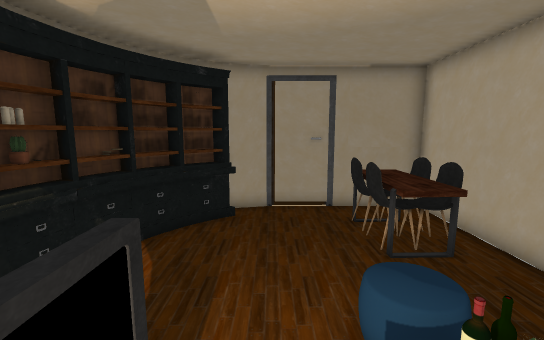
View 1 (above)

13 first-person views from a walk through a scene from a Unity 3-D project. The camera is 1.5 m above the floor, tilts 8° down and sees 90° across. The floor is counted in squares, 0.5 m on a side. Each view is taken from the middle of a square. On the plan, view 1 faces up. The plan holds only what a view shows up to about 20 squares ahead; the rest is blank.

View 2
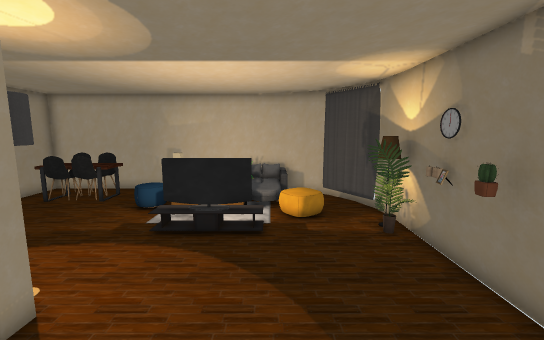

View 3
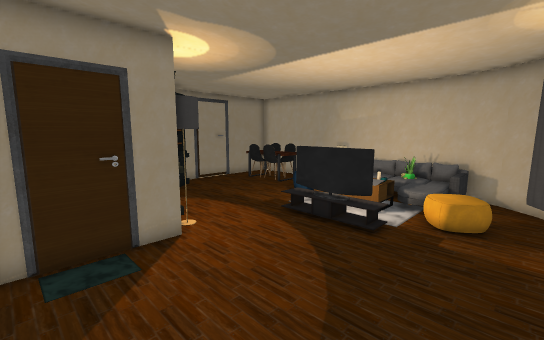

View 4
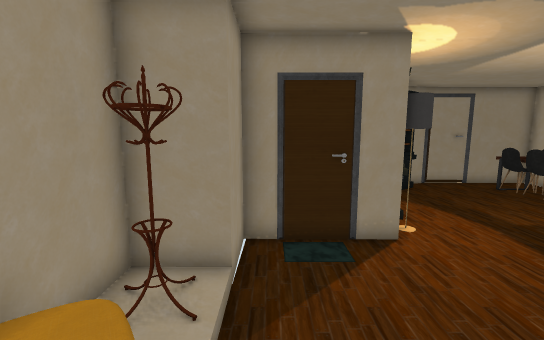

View 5
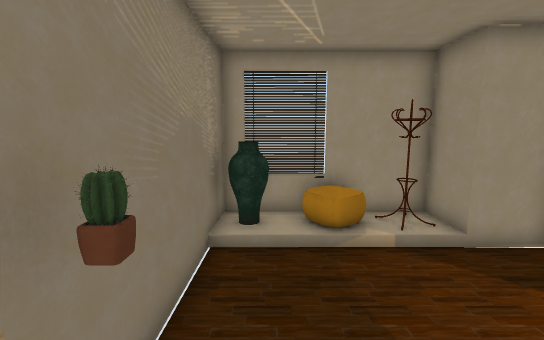

View 6
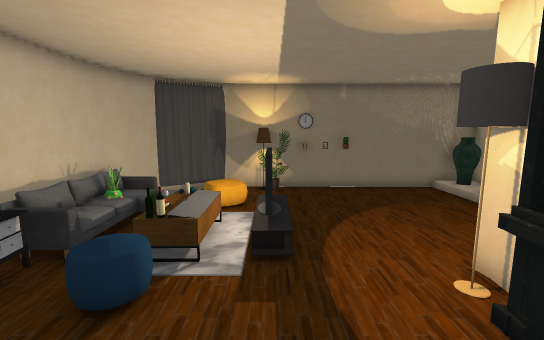

View 7
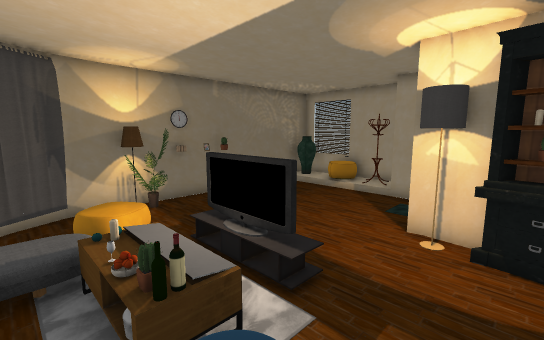

View 8
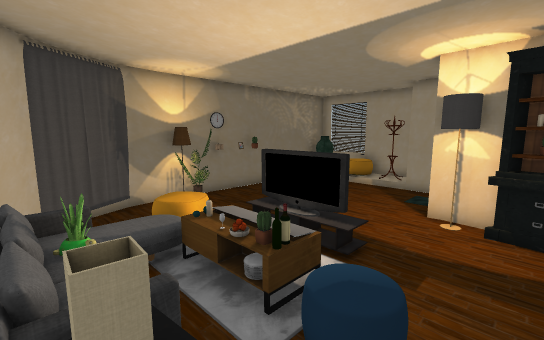

View 9
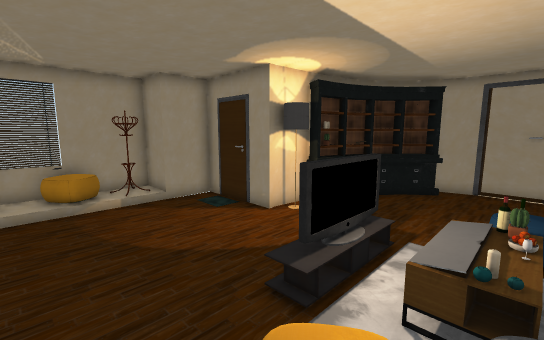

View 10
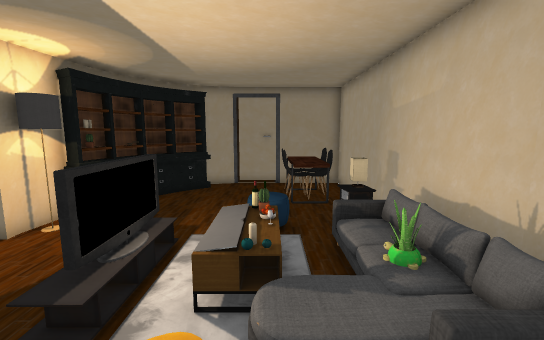

View 11
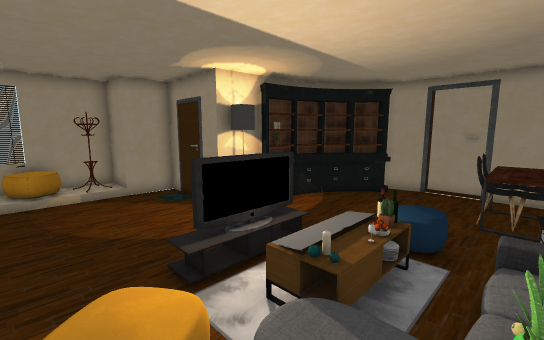

View 12
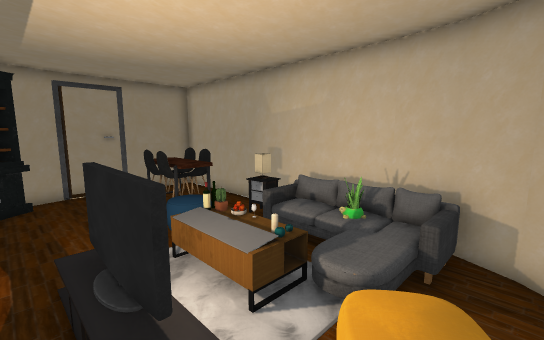

View 13
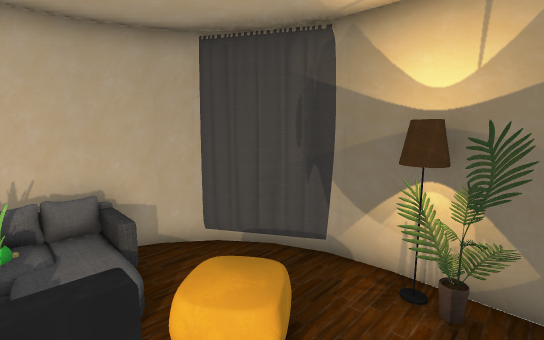

### Floor plan
Key: @ floor where view 1 was taken; # wall or solid block; . main floor; : floor 0.25 m higher than the main floor; + floor 0.5 m higher than the main floor; * floor 0.75 m higher than the main floor; / step, stairs or slope; = window, fence, low wall or low ledge; C chair; T table; A TV; B bottle; L lamp; R carpet; S sofa; U cactus; N candle; E vase; O other object.
Columns run from 12 left of view 1 to 6 right of it. Each row starts with its distance up from view 1.
 11           #########
 10            #......#
  9            ....CC.#
  8           .....CCC#
  7          =.....CCC#
  6          ......CT.#
  5        #=.........#
  4       ##=.....O...#
  3       #LL....RRRLL#
  2   #####....A.B+R++#
  1   #........A. R.+*#
  0 ###........A@ N.+ #
 -1 #OO........A. R// #
 -2 # /...........R:+S#
 -3 # /..........O..SS#
 -4 #O/..........O...##
 -5 #EE........O...O##
 -6 #EE....U#OOLL OO
 -7 ###############

Where each view was taken, in squares from view 1:
view 1: 0 up, 0 right, facing up
view 2: 2 down, 10 left, facing right
view 3: 5 down, 9 left, facing up-right
view 4: 5 down, 9 left, facing up
view 5: 5 down, 3 left, facing left
view 6: 8 up, 1 left, facing down
view 7: 5 up, 3 right, facing down-left
view 8: 5 up, 5 right, facing down-left
view 9: 5 down, 2 right, facing up-left
view 10: 5 down, 2 right, facing up
view 11: 4 down, 4 right, facing up-left
view 12: 4 down, 2 left, facing up-right
view 13: 1 down, 2 left, facing down-right
